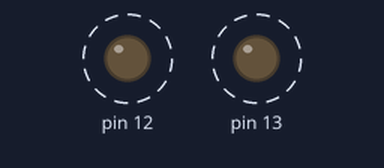
A sketch run on a simulated Arduino Uno, built with avr-gcc and run on an emulated ATmega328P. Parts: output pins drawn as LEDs (lit = HIGH). Dashed ring = blinking.

Above: at 0.5 s.
Timing chart, 0 to 4.6 s (numbered marks = the images above):
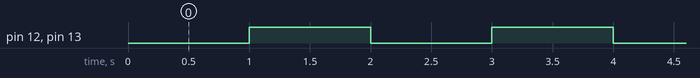

Measured:
- by itself, pin 12, pin 13: alternates HIGH for 1.0 s and LOW for 1.0 s

The sketch:

ex12.ino
```cpp
//2021-01-04 이현국
void setup() {
}

void loop() {
    analogWrite(12,127);
    analogWrite(13,127);
    delay(1000);
    analogWrite(12,128);
    analogWrite(13,128);
    delay(1000);
}
```
